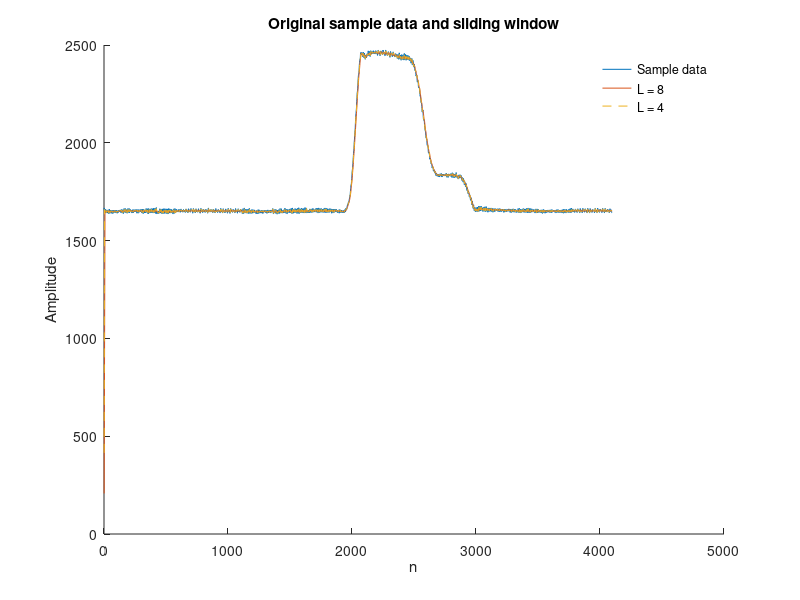

Write MATLAB code to recreate this figure.
clear; clc; close all;

set(0, "defaultfigurevisible", "off");    % no windows
graphics_toolkit("qt");                   % go headless

% Variables
WINDOW_LENGTH = 8;
WINDOW_LENGTH_4 = 4;
BIT_WIDTH = 32;
OUTFILE = 'tb_large_output_matlab.txt';

% Import data
load("input.mat", 'sample_data');

% ----------- Save as .mem file ------------ %

% two's complement bit pattern
i32_sample_data = int32(int16(sample_data(:))); 
u32_sample_data = typecast(i32_sample_data, 'uint32');

fid = fopen('input_data.mem','w');

for k = 1:numel(u32_sample_data)
    % 8 hex digits per line
    fprintf(fid, '%08X\n', u32_sample_data(k));
end

fclose(fid);

% ------------------------------------------ %

% Performs sliding window (moving avg) recursively
function y = sliding_window(x, L)
    x = x(:);
    N = numel(x);
    y = zeros(N, 1);
    y(1) = x(1) / L;

    for n = 2 : N
        x_n_L = 0;
        if n - L >= 1, x_n_L = x(n - L); end
        y(n) = y(n - 1) + (x(n) - x_n_L) / L;
    end
end

x = double(sample_data(:));
N = numel(x);

y = sliding_window(x, WINDOW_LENGTH);
y_wl_4 = sliding_window(x, WINDOW_LENGTH_4);

fig = figure('Name','Sliding Window', 'color','none');   % transparent figure
ax  = axes('Parent', fig, 'color','none', 'Box','off');  % transparent axes
hold(ax, 'on');

plot(ax, x,          'DisplayName','Sample data');
plot(ax, y,          'LineStyle','-',  'DisplayName','L = 8');
plot(ax, y_wl_4,     'LineStyle','--', 'DisplayName','L = 4');

grid(ax, 'off');                                        % no grid
legend(ax, 'Location','best', 'Box','off');             % clean legend
xlabel(ax, 'n'); ylabel(ax, 'Amplitude');
title(ax, 'Original sample data and sliding window');
print(fig, "-dsvg", "plot.svg");


% ----------- Save as output file ------------ %
% this is to save as an output file to compare with the verilog output file

x_integer = floor(x);
y_integer = floor(y); % FLOOR NOT ROUND

fid = fopen(OUTFILE,'w');

in_i32  = int32(int16(sample_data(:)));
out_i32 = int32(y_integer);

for n = 1:N
    in_u32  = typecast(in_i32(n),  'uint32');
    out_u32 = typecast(out_i32(n), 'uint32');
    fprintf(fid, 'Input: %s | Output: %s\n', ...
        dec2bin(double(in_u32),  BIT_WIDTH), ...
        dec2bin(double(out_u32), BIT_WIDTH));
end

fclose(fid);
